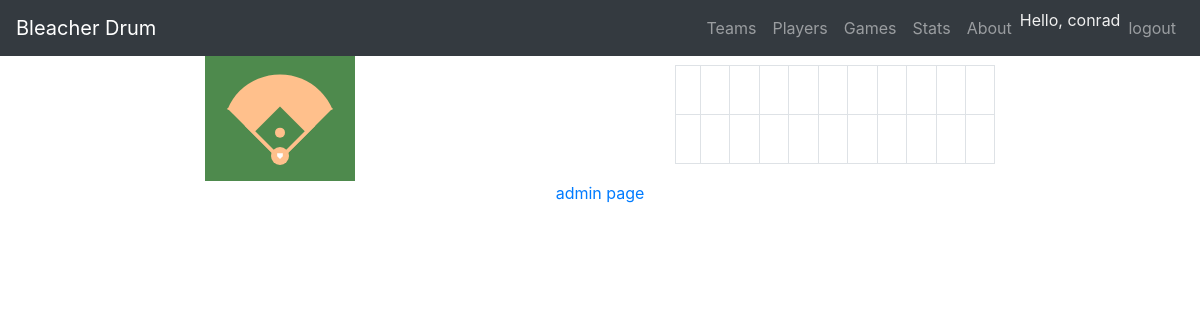
/14/view_team/ (signed in), run on an earlier commit of the app's database.
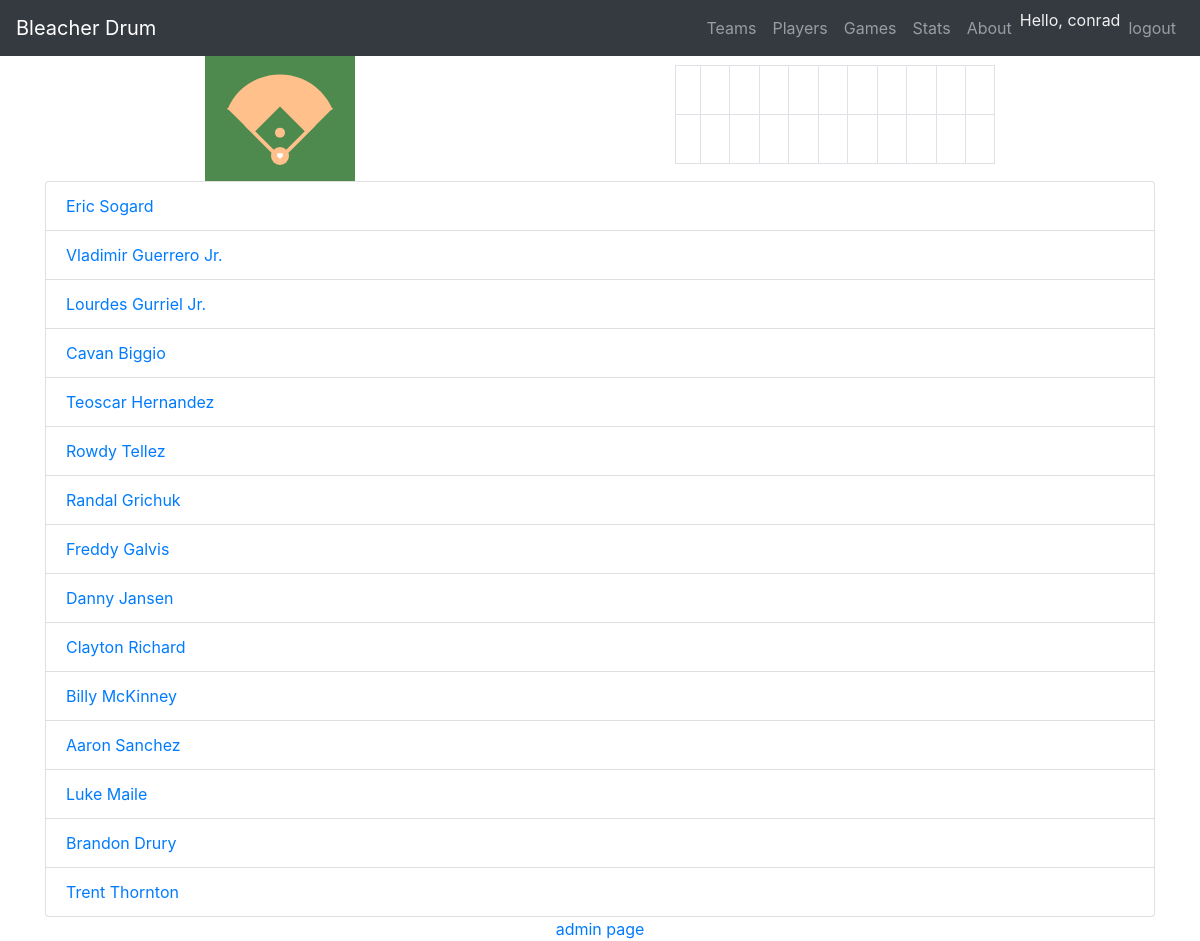
And on a later commit of the database.
### lineup_app/models.py (models this page shows)
class Player(models.Model):
    name = models.CharField(max_length=100)
    num = models.PositiveSmallIntegerField()
    team = models.ForeignKey(Team, on_delete=models.CASCADE)
    owner = models.ForeignKey(User, on_delete=models.CASCADE)
    def __str__(self):
        return  self.name

### lineup_app/views.py (the view)
# urls.py: path('<int:team_id>/view_team/', views.view_team),
@login_required
def view_team(request, team_id):
    team = Team.objects.get(pk=team_id)
    players = Player.objects.filter(team=team)
    context = {'team': team, 'players': players}
    return render(request, 'lineup_app/view_team.html', context)

### lineup_app/models.py (called while the page is built)
    def __str__(self):
        return self.abbr

### lineup_app/templates/lineup_app/view_team.html (shortened to what this page needs)
{% extends 'lineup_app/header.html' %}
{% load static %}
{% block content %}
<ul class='list-group'>
    {% for player in players %}
    <li class='list-group-item'><a href='/{{ player.id }}/view_player/'>{{ player }}</a></li>
    {% endfor %}
</ul>
{% endblock %}

What changed in the data, as far as the page shows it:
added Player: name "Eric Sogard"
added Player: name "Vladimir Guerrero Jr."
added Player: name "Lourdes Gurriel Jr."
added Player: name "Cavan Biggio"
added Player: name "Teoscar Hernandez"
added Player: name "Rowdy Tellez"
added Player: name "Randal Grichuk"
added Player: name "Freddy Galvis"
added Player: name "Danny Jansen"
added Player: name "Clayton Richard"
added Player: name "Billy McKinney"
added Player: name "Aaron Sanchez"
added Player: name "Luke Maile"
added Player: name "Brandon Drury"
added Player: name "Trent Thornton"
